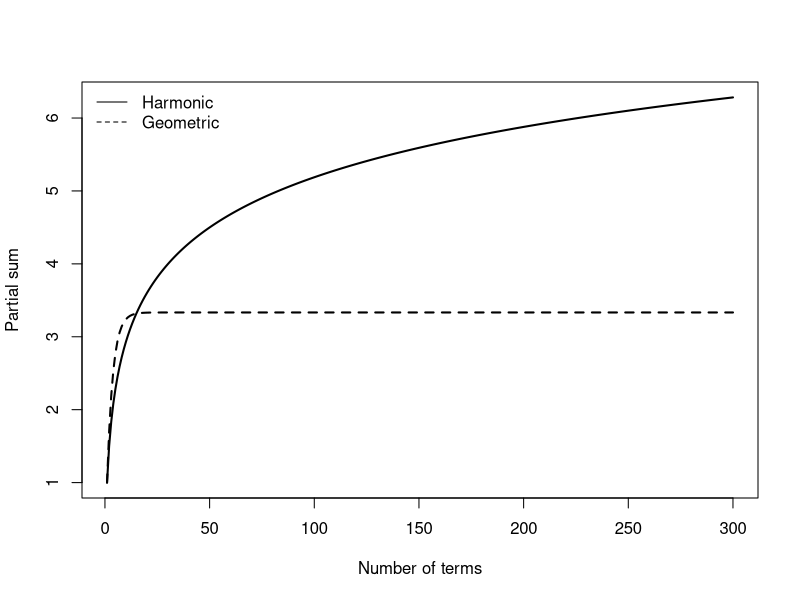

Source code (R):
n <- 1:300
geo <- cumsum(0.7^(n-1))
harmonic <- cumsum(1/n)
plot(n, harmonic, type="l", lwd=2,
     xlab="Number of terms", ylab="Partial sum")
lines(n, geo, lty=2, lwd=2)
legend("topleft", c("Harmonic", "Geometric"),
       lty=c(1,2), bty="n")
cat("Geometric limit:", 1/(1-0.7), "\n")
